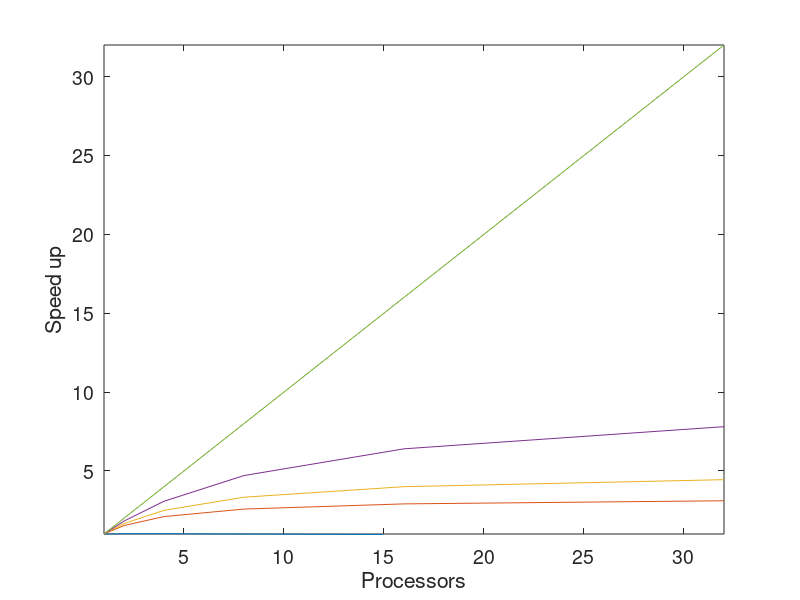

Write the MATLAB code that produced this figure.
close all; clear;
A = load('1st_without_collapse/3.1.without_collapse.txt');
A10000 = A(49:end,:);


S10000 = ones(length(A10000),1);
for i=2:length(A10000)
    S10000(i) = A10000(1,4)/A10000(i,4);
end

plot(A10000(:,1),S10000)

hold on
f = [0.7 0.8 0.9 1];
S = ones(length(A10000),length(f));
for i = 1:length(f)
    S(:,i) = 1./(f(i)./A10000(:,1)+1-f(i));
    plot(A10000(:,1),S(:,i));
end

xlabel('Processors')
ylabel('Speed up')
set(gca,'fontsize',14);
set(gcf, 'Color', 'w');
axis([1 32 1 32])
%export_fig 'amdahl.png'
